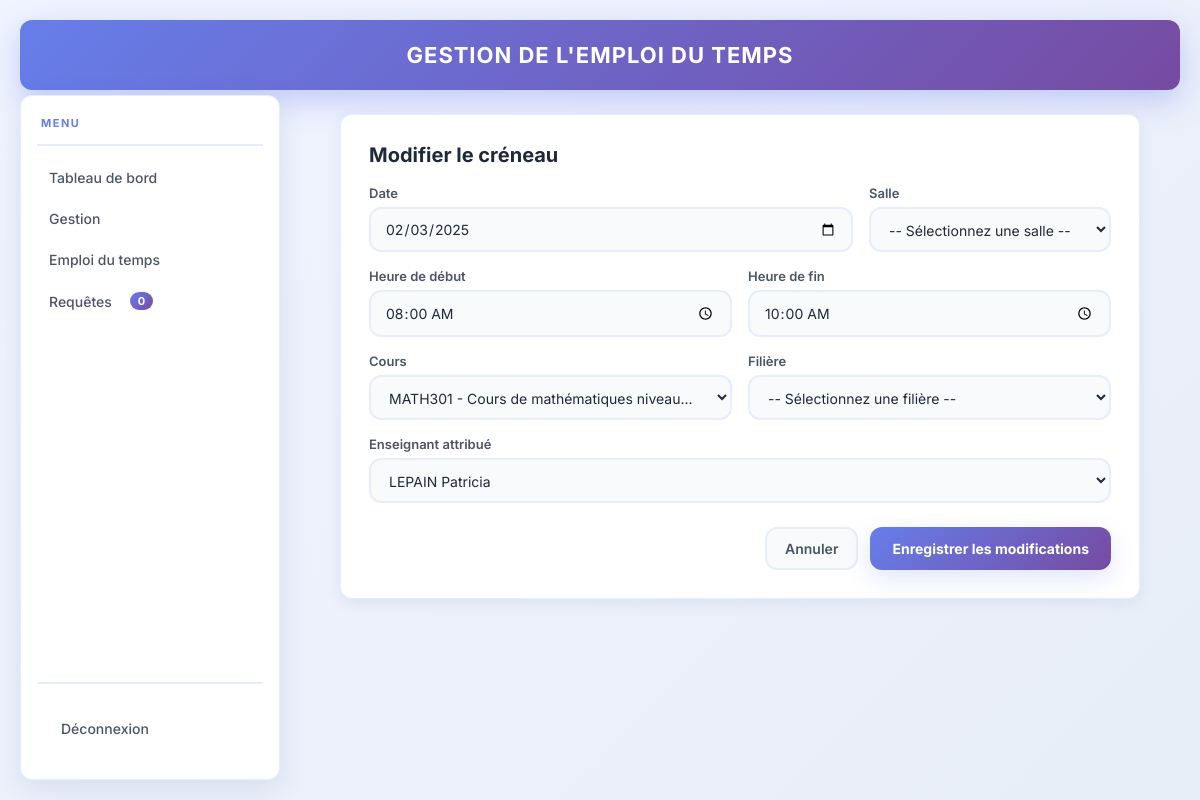
Screenshot of /edit/edit_creneau.php?id=1 (signed in) with the database file from the repository.
### tables this page shows
CREATE TABLE `CRENEAU` (
  `id_creneau` int(11) NOT NULL,
  `date` date NOT NULL,
  `heure_debut` time NOT NULL,
  `heure_fin` time NOT NULL,
  `salle` varchar(50) NOT NULL,
  `id_cours` int(11) NOT NULL,
  `id_admin` int(11) NOT NULL,
  `date_creation` timestamp NULL DEFAULT current_timestamp(),
  `date_modification` timestamp NULL DEFAULT current_timestamp() ON UPDATE current_timestamp(),
  `filiere` varchar(20) NOT NULL,
  `id_personne` int(11) NOT NULL
);

CREATE TABLE `COURS` (
  `id_cours` int(11) NOT NULL,
  `nom_cours` varchar(200) NOT NULL,
  `code_cours` varchar(20) NOT NULL,
  `description` text DEFAULT NULL,
  `date_creation` timestamp NULL DEFAULT current_timestamp()
);

CREATE TABLE `PERSONNE` (
  `id_personne` int(11) NOT NULL,
  `nom` varchar(100) NOT NULL,
  `prenom` varchar(100) NOT NULL,
  `email` varchar(150) NOT NULL,
  `mot_de_passe` varchar(255) NOT NULL,
  `enseignant` tinyint(1) NOT NULL DEFAULT 1,
  `date_inscription` timestamp NULL DEFAULT current_timestamp(),
  `filiere` varchar(20) DEFAULT NULL
);

### edit/edit_creneau.php (the view, shortened to what this page needs)
<?php
try {
    $conn = new PDO("mysql:host=localhost;dbname=emploi", "root", "");
    $conn->setAttribute(PDO::ATTR_ERRMODE, PDO::ERRMODE_EXCEPTION);
} catch(PDOException $e) {
    die("Erreur de connexion: " . $e->getMessage());
}
$id = isset($_GET['id']) ? (int)$_GET['id'] : (isset($_POST['id']) ? (int)$_POST['id'] : 0);
$stmt_creneau = $conn->prepare("SELECT * FROM CRENEAU WHERE id_creneau = ?");
$stmt_creneau->execute([$id]);
$creneau = $stmt_creneau->fetch(PDO::FETCH_ASSOC);
$cours_list = $conn->query("SELECT id_cours, code_cours, description FROM COURS")->fetchAll(PDO::FETCH_ASSOC);
$profs_list = $conn->query("SELECT id_personne, nom, prenom FROM PERSONNE WHERE enseignant = 1 ORDER BY nom")->fetchAll(PDO::FETCH_ASSOC);
$pending = $conn->query("SELECT COUNT(*) FROM REQUETE WHERE statut='en_attente'")->fetchColumn();
?>
<!DOCTYPE html>
<html lang="fr">
<head>
    <link rel="stylesheet" href="../style/style2.css">
</head>
<body>
    <div class="Gtitre"><b>GESTION DE L'EMPLOI DU TEMPS</b></div>
    <nav>
        <h5 class="menu"><?= svg_icon('menu', 14) ?> MENU</h5>
        <ul class="nav-list" id="navList">
            <li><a href="../ADMIN/tableau.php" class="<?= (basename($_SERVER['PHP_SELF'])=='tableau.php') ? 'nav-active' : '' ?>"><?= svg_icon('dashboard', 20) ?>Tableau de bord</a></li>
            <li><a href="../ADMIN/Gestion.php" class="<?= (basename($_SERVER['PHP_SELF'])=='Gestion.php') ? 'nav-active' : '' ?>"><?= svg_icon('gestion', 20) ?>Gestion</a></li>
            <li><a href="../ADMIN/Emploi.php" class="<?= (basename($_SERVER['PHP_SELF'])=='Emploi.php') ? 'nav-active' : '' ?>"><?= svg_icon('emploi', 20) ?> Emploi du temps</a></li>
            <li><a href="../ADMIN/Requetes.php" class="<?= (basename($_SERVER['PHP_SELF'])=='Requetes.php') ? 'nav-active' : '' ?>"><?= svg_icon('requetes', 20) ?>Requêtes<span class="badge"><?= $pending ?></span></a></li>
        </ul>
        <ul class="nav-footer" id="navFooter">
            <li><a href="../logout.php"><?= svg_icon('logout', 20) ?>Déconnexion</a></li>
        </ul>
    </nav>
    <section class="form-container">
        <h1>Modifier le créneau</h1>
        <form action="" method="POST" novalidate>
            <div class="row">
                <div class="form-group col-2">
                    <label>Date</label>
                    <input type="date" name="date" class="form-control" value="<?= htmlspecialchars($_POST['date'] ?? $creneau['date']) ?>" required>
                </div>
                <div class="form-group col-1">
                    <label>Salle</label>
                    <select name="salle" class="form-control" required>
                        <option value="">-- Sélectionnez une salle --</option>
                    </select>
                </div>
            </div>
            <div class="row">
                <div class="form-group col-1">
                    <label>Heure de début</label>
                    <input type="time" name="heure_debut" class="form-control" value="<?= htmlspecialchars($_POST['heure_debut'] ?? $creneau['heure_debut']) ?>" required>
                </div>
                <div class="form-group col-1">
                    <label>Heure de fin</label>
                    <input type="time" name="heure_fin" class="form-control" value="<?= htmlspecialchars($_POST['heure_fin'] ?? $creneau['heure_fin']) ?>" required>
                </div>
            </div>
            <div class="row">
                <div class="form-group col-1">
                    <label>Cours</label>
                    <select name="id_cours" class="form-control" required>
                        <?php
                        $current_cours = $_POST['id_cours'] ?? $creneau['id_cours'];
                        foreach($cours_list as $cours):
                        ?>
                            <option value="<?= htmlspecialchars($cours['id_cours']) ?>" <?= ($current_cours == $cours['id_cours']) ? 'selected' : '' ?>>
                                <?= htmlspecialchars($cours['code_cours']) ?> - <?= htmlspecialchars(strlen($cours['description']) > 30 ? substr($cours['description'],0,30).'...' : $cours['description']) ?>
                            </option>
                        <?php endforeach; ?>
                    </select>
                </div>
                <div class="form-group col-1">
                    <label>Filière</label>
                    <select name="filiere" class="form-control" required>
                        <option value="">-- Sélectionnez une filière --</option>
                    </select>
                </div>
            </div>
            <div class="form-group">
                <label>Enseignant attribué</label>
                <select name="id_personne" class="form-control" required>
                    <?php
                    $current_prof = $_POST['id_personne'] ?? $creneau['id_personne'];
                    foreach($profs_list as $prof):
                    ?>
                        <option value="<?= htmlspecialchars($prof['id_personne']) ?>" <?= ($current_prof == $prof['id_personne']) ? 'selected' : '' ?>>
                            <?= htmlspecialchars(strtoupper($prof['nom']) . ' ' . ucfirst($prof['prenom'])) ?>
                        </option>
                    <?php endforeach; ?>
                </select>
            </div>
            <div class="form-actions" style="margin-top: 24px;">
                <button type="button" class="btn-cancel" onclick="location.href='../ADMIN/Emploi.php'"><?= svg_icon('close', 16) ?> Annuler</button>
                <button type="submit" name="edit" class="btn-submit"><?= svg_icon('edit', 18) ?> Enregistrer les modifications</button>
            </div>
        </form>
    </section>
</body>
</html>

### rows the page displays
creneau: date "02/03/2025", heure_debut "08:00:00", heure_fin "10:00:00", id_cours "MATH301 - Cours de mathématiques niveau...", id_personne "LEPAIN Patricia"

### other values shown
$pending "0"
